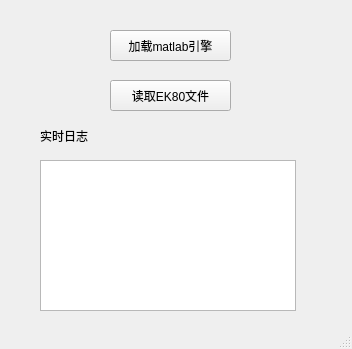
<?xml version="1.0" encoding="UTF-8"?>
<ui version="4.0">
 <class>MainWindow</class>
 <widget class="QMainWindow" name="MainWindow">
  <property name="geometry">
   <rect>
    <x>0</x>
    <y>0</y>
    <width>352</width>
    <height>349</height>
   </rect>
  </property>
  <property name="windowTitle">
   <string>MainWindow</string>
  </property>
  <widget class="QWidget" name="centralwidget">
   <widget class="QTextBrowser" name="textBrowser_log">
    <property name="geometry">
     <rect>
      <x>40</x>
      <y>160</y>
      <width>256</width>
      <height>151</height>
     </rect>
    </property>
    <property name="acceptRichText">
     <bool>false</bool>
    </property>
   </widget>
   <widget class="QLabel" name="label">
    <property name="geometry">
     <rect>
      <x>40</x>
      <y>130</y>
      <width>54</width>
      <height>12</height>
     </rect>
    </property>
    <property name="text">
     <string>实时日志</string>
    </property>
   </widget>
   <widget class="QPushButton" name="pushButton_load_engine">
    <property name="geometry">
     <rect>
      <x>110</x>
      <y>30</y>
      <width>121</width>
      <height>31</height>
     </rect>
    </property>
    <property name="text">
     <string>加载matlab引擎</string>
    </property>
   </widget>
   <widget class="QPushButton" name="pushButton">
    <property name="geometry">
     <rect>
      <x>110</x>
      <y>80</y>
      <width>121</width>
      <height>31</height>
     </rect>
    </property>
    <property name="text">
     <string>读取EK80文件</string>
    </property>
   </widget>
  </widget>
  <widget class="QStatusBar" name="statusbar"/>
 </widget>
 <resources/>
 <connections/>
</ui>
